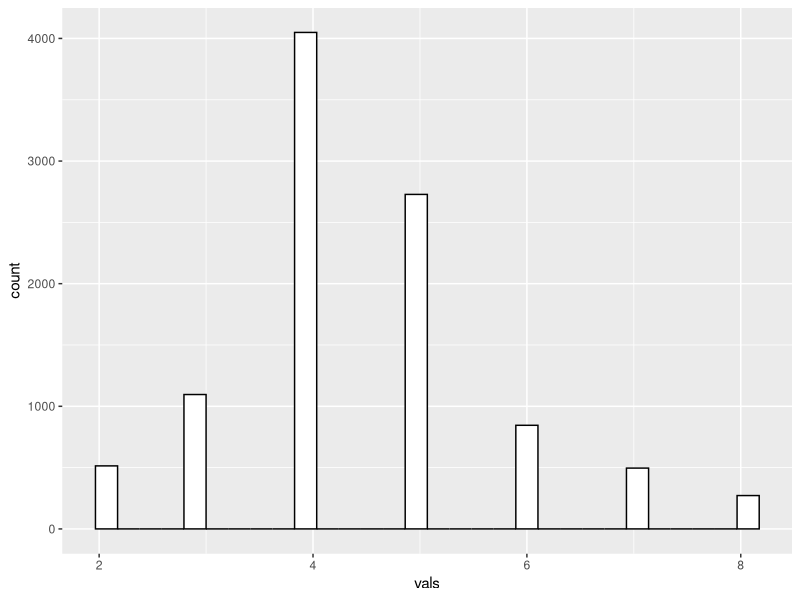
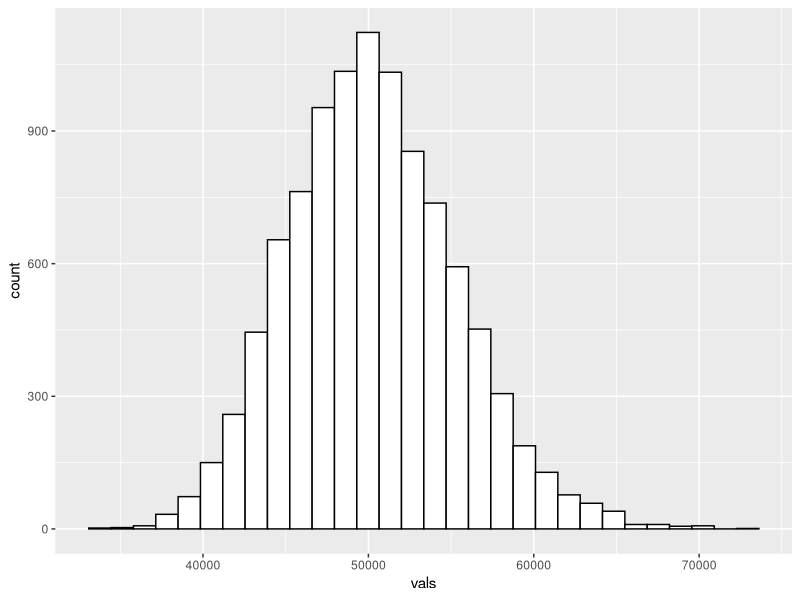

These charts were generated, in order, by the following R code:
library(ggplot2)
library(lubridate)

## Using gama months distribution
# averageDevelopmentMonths <- 12
# sdDevelopmentMonths <- 3
# alpha <- sdDevelopmentMonths ^ 2
# beta <- sdDevelopmentMonths ^ 2 / averageDevelopmentMonths
# vals <- rgamma(n = 10000, shape = alpha, rate = beta)
# vals <- ceiling(vals)
# hist(vals)
# mean(vals)
# sqrt(var(vals))

## Using lognormal months distribution
# averageDevelopmentMonths <- 12
# sdDevelopmentMonths <- 4
# mu <- log(averageDevelopmentMonths)
# s <- log(0.5 * (sqrt(((averageDevelopmentMonths ^ 2) + (4 * sdDevelopmentMonths)) / averageDevelopmentMonths ^ 2) + 1))
# vals <- rlnorm(n = 10000, meanlog = mu, sdlog = s)
# #vals <- ceiling(vals)
# hist(vals)
# mean(vals)
# sd(vals)

## Using custom months distribution
sop <- c(   2,   3,    4,    5,   6,   7,   8)
probs <- c(2/37,4/37,15/37,10/37,3/37,2/37,1/37)
# mean <- sop %*% probs
# secondMoment <- sop^2 %*% probs
# var <- secondMoment - mean ^ 2
sampleFromMonthsDistribution <- function(sop, probs) {
  if (sum(probs) != 1) {
    stop(paste("Probs should add up 1. Got ", sum(probs)))
  }
  probsAc <- cumsum(probs)
  unif <- runif(1)
  for (i in 1:length(probsAc)) {
    if (unif < probsAc[i]) {
      return(sop[i])
    }  
  }
}
vals <- c()
for (i in 1:10000) {
  val <- sampleFromMonthsDistribution(sop = sop, probs = probs)
  vals <- c(vals, val)
}
ggplot(data.frame(vals), aes(x=vals)) + 
  geom_histogram(color="black", fill="white")

# ---- Price distribution ----
vals <- rlnorm(10000, mean = log(50000), sd = 1 / log(20000))
ggplot(data.frame(vals), aes(x=vals)) + 
  geom_histogram(color="black", fill="white")

## Utility functions
sumMonths <- function(date, months) {
  result <- date + lubridate:::months.numeric(months)
  if (is.na(result)) {
    result <- date + lubridate:::days(3) + lubridate:::months.numeric(months)
    return(result)
  }
  return(result)
}

# ---- Algorithm improvements ----

t=5 # Lifetime of the company
# Mexican economy
y=0.1 # Annual interest rate
r=-0.02 # Inflation rate
# Project
projectType="02SmallProjects" # Project type
averagePrice=50000 # Expected price of the project
sdPrice=20000 # Standar deviation of the price of the project
lambda=5 # Expected number of projects developed in a year
# Development time distribution
sop=c(   2,   3,    4,    5,   6,   7,   8)
probs=c(2/37,4/37,15/37,10/37,3/37,2/37,1/37)
# Payment scheme
advanceFeeRate=0.25 # Percentage of the final price that is paid at the begining of the project
monthlyFeeRate=0.5 # Percentage of the final price that is paid during the development of the project
finalFeeRate=0.25 # Percentage of the final price that is paid at the end of the development of the project
monthlyRentRate=0.05 # Percentaje of the price of the project to be charged monthly for project maintenance

# Calculate monthly effective interest rate
y12 <- ( 1 + y ) ^ ( 1 / 12) - 1

time <- 0
arrivalTime <- 0
positiveFlows <- data.frame()
now <- as_date(Sys.time())
valuationPeriodEndDate <- now + years(t)
presentValues <- c()
while (time < t) {
  interarrivalTime <- rexp(n = 1, rate = lambda)
  time <- time + interarrivalTime 
  if (time < t) {
    arrivalTime <- arrivalTime + interarrivalTime
    price <- rlnorm(1, mean = log(averagePrice), sd = 1 / log(sdPrice))
    adjustedPrice <- price * (1 + r) ^ arrivalTime
    advanceFee <- adjustedPrice * advanceFeeRate
    arrivalTimeInSeconds <- as.numeric(duration(arrivalTime, unit = "years"))
    arrivalDate <- as_date(now + seconds(arrivalTimeInSeconds))
    entry <- list(arrivalDate, advanceFee, TRUE, "Advance fee")
    positiveFlows <- rbind(positiveFlows, entry, stringsAsFactors = FALSE)
    developmentMonths <- sampleFromMonthsDistribution(sop = sop, probs = probs)
    monthlyFee <- adjustedPrice * monthlyFeeRate / developmentMonths
    endDate <- sumMonths(arrivalDate, developmentMonths)
    if (endDate < valuationPeriodEndDate) {
      # Case 1
      for (i in 1:developmentMonths) {
        monthlyFeeDate <- sumMonths(arrivalDate, i)
        
        entry <- list(monthlyFeeDate, monthlyFee, TRUE, "Monthly fee")
        positiveFlows <- rbind(positiveFlows, entry, stringsAsFactors = FALSE)
      }
      finalFee <- adjustedPrice * finalFeeRate
      entry <- list(endDate, finalFee, TRUE, "Final fee")
      positiveFlows <- rbind(positiveFlows, entry, stringsAsFactors = FALSE)
      count <- 1
      monthlyRent <- adjustedPrice * monthlyRentRate
      repeat {
        monthlyRentDate <- sumMonths(endDate, count)
        if (monthlyRentDate > valuationPeriodEndDate) {
          break
        }
        entry <- list(monthlyRentDate, monthlyRent, TRUE, "Monthly rent")
        positiveFlows <- rbind(positiveFlows, entry, stringsAsFactors = FALSE)
        count <- count + 1
      }
      rentMonths <- count - 1
      discountFactor <- 1 / (1 + y) ^ arrivalTime
      advanceFeePresentValue <- discountFactor * advanceFee
      fractionalAnnuity <- (1 - (1 / (1 + y12)) ^ developmentMonths) / y12
      monthlyFeesPresentValue <- discountFactor * monthlyFee * fractionalAnnuity
      developmentMonthsDiscountFactor <- 1 / (1 + y) ^ (developmentMonths / 12)
      finalFeePresentValue <- discountFactor * developmentMonthsDiscountFactor * finalFee
      fractionalAnnuityRents <- (1 - (1 / (1 + y12)) ^ rentMonths) / y12
      monthlyRentsPresentValue <- discountFactor * developmentMonthsDiscountFactor * monthlyRent * fractionalAnnuityRents
      presentValue <- advanceFeePresentValue + monthlyFeesPresentValue + finalFeePresentValue + monthlyRentsPresentValue
      presentValues <- c(presentValues, presentValue)
    } else {
      # Case 2
      count <- 1
      repeat {
        monthlyFeeDate <- sumMonths(arrivalDate, count)
        if (monthlyFeeDate > valuationPeriodEndDate) {
          break
        }
        entry <- list(monthlyFeeDate, monthlyFee, TRUE, "Monthly fee")
        positiveFlows <- rbind(positiveFlows, entry, stringsAsFactors = FALSE)
        count <- count + 1
      }
      discountFactor <- 1 / (1 + y) ^ arrivalTime
      advanceFeePresentValue <- discountFactor * advanceFee
      feeMonths <- count - 1
      fractionalAnnuity <- (1 - (1 / (1 + y12)) ^ feeMonths) / y12
      monthlyFeesPresentValue <- discountFactor * monthlyFee * fractionalAnnuity
      presentValue <- advanceFeePresentValue + monthlyFeesPresentValue
      presentValues <- c(presentValues, presentValue)
    }
  }
}
names(positiveFlows) <- c("Date","Amount","Income","Concept")
breaksVec <- c(seq(from=floor_date(as_date(Sys.time()), unit="month"),
                   to=ceiling_date(max(as_date(positiveFlows$Date)), unit="month"),
                   by="6 months"))
coloresChidos <- c("hotpink", "gold", "darkorange", "coral4")
revenuesPlot <- ggplot(data=positiveFlows, aes(x=as_date(positiveFlows$Date), y=positiveFlows$Amount)) +
  geom_point(color="blue", size=0.5) + 
  ylim(c(0,max(positiveFlows$Amount)+1000)) +
  xlim(c(as_date(Sys.time()),max(as_date(positiveFlows$Date)))) +
  labs(title="Revenues", x="Time (years)", y="Income") +
  geom_linerange(aes(x=as_date(positiveFlows$Date), ymax=positiveFlows$Amount, ymin=0, color=positiveFlows$Concept)) +
  guides(color=guide_legend(title="Types of income")) +
scale_x_date(breaks = breaksVec, date_minor_breaks = "1 month", limits = c(as_date(Sys.time()), NA)) +
  theme(axis.text.x = element_text(angle = 45, hjust = 1))
  #geom_linerange(aes(x=as_datetime(positiveFlows$Date), ymax=positiveFlows$Amount, ymin=0), color="#00AFBB") +
  #geom_hline(yintercept=mean(positiveFlows[positiveFlows$Concept %in% c("Advance fee"),]$Amount), size=1, color=coloresChidos[1]) +
  #geom_hline(yintercept=mean(positiveFlows[positiveFlows$Concept %in% c("Monthly fee"),]$Amount), size=1, color=coloresChidos[2]) +
  #geom_hline(yintercept=mean(positiveFlows[positiveFlows$Concept %in% c("Final fee"),]$Amount), size=1, color=coloresChidos[3]) +
  #geom_hline(yintercept=mean(positiveFlows[positiveFlows$Concept %in% c("Monthly rent"),]$Amount), size=1, color=coloresChidos[4]) +
  #scale_color_manual(values=coloresChidos)
arrivalsDf <- positiveFlows[positiveFlows$Concept %in% c("Advance fee"),]
arrivalsPlot <- ggplot(data=arrivalsDf, aes(x=as_date(arrivalsDf$Date), y=c(0))) + 
  ylim(c(0,0)) +
  labs(title="Project arrivals", x="Time", y="") +
  theme(aspect.ratio=0.1, 
        axis.title.y=element_blank(),
        axis.text.y=element_blank(),
        axis.ticks.y=element_blank()) +
  geom_hline(yintercept=0, size=0.5, color="cyan") +
  geom_point(shape=4, size=2) 
projectsPresentValue <- sum(presentValues)
# Get anual revenues
annualRevenues <- data.frame()
for (i in 1:t) {
  lowerBound <- now + lubridate:::years(i - 1)
  upperBound <- lowerBound + lubridate:::years(1)
  df <- positiveFlows[lowerBound <= as_date(positiveFlows$Date) & as_date(positiveFlows$Date) < upperBound,]
  total.advance.payments <- sum(df[df$Concept %in% c("Advance fee"),]$Amount)
  total.monthly.payments <- sum(df[df$Concept %in% c("Monthly fee"),]$Amount)
  total.final.payments <- sum(df[df$Concept %in% c("Final fee"),]$Amount)
  total.rent.payments <- sum(df[df$Concept %in% c("Monthly rent"),]$Amount)
  period <- lowerBound %--% upperBound
  entry <- list(as.factor(period), total.advance.payments, total.monthly.payments, total.final.payments, total.rent.payments)
  annualRevenues <- rbind(annualRevenues, entry, stringsAsFactors = FALSE)
}
names(annualRevenues) <- c("Period","Advance fees","Monthly fees","Final fees","Monthly rents")
write.csv(t(annualRevenues), file=paste(projectType,"RevenueData.csv",sep=""))
result <- list(
  positiveFlows,
  projectsPresentValue,
  annualRevenues,
  revenuesPlot,
  arrivalsPlot
)
names(result) <- c("Flows", "Projects PV", "Annual revenues", "Revenues", "Arrivals")






